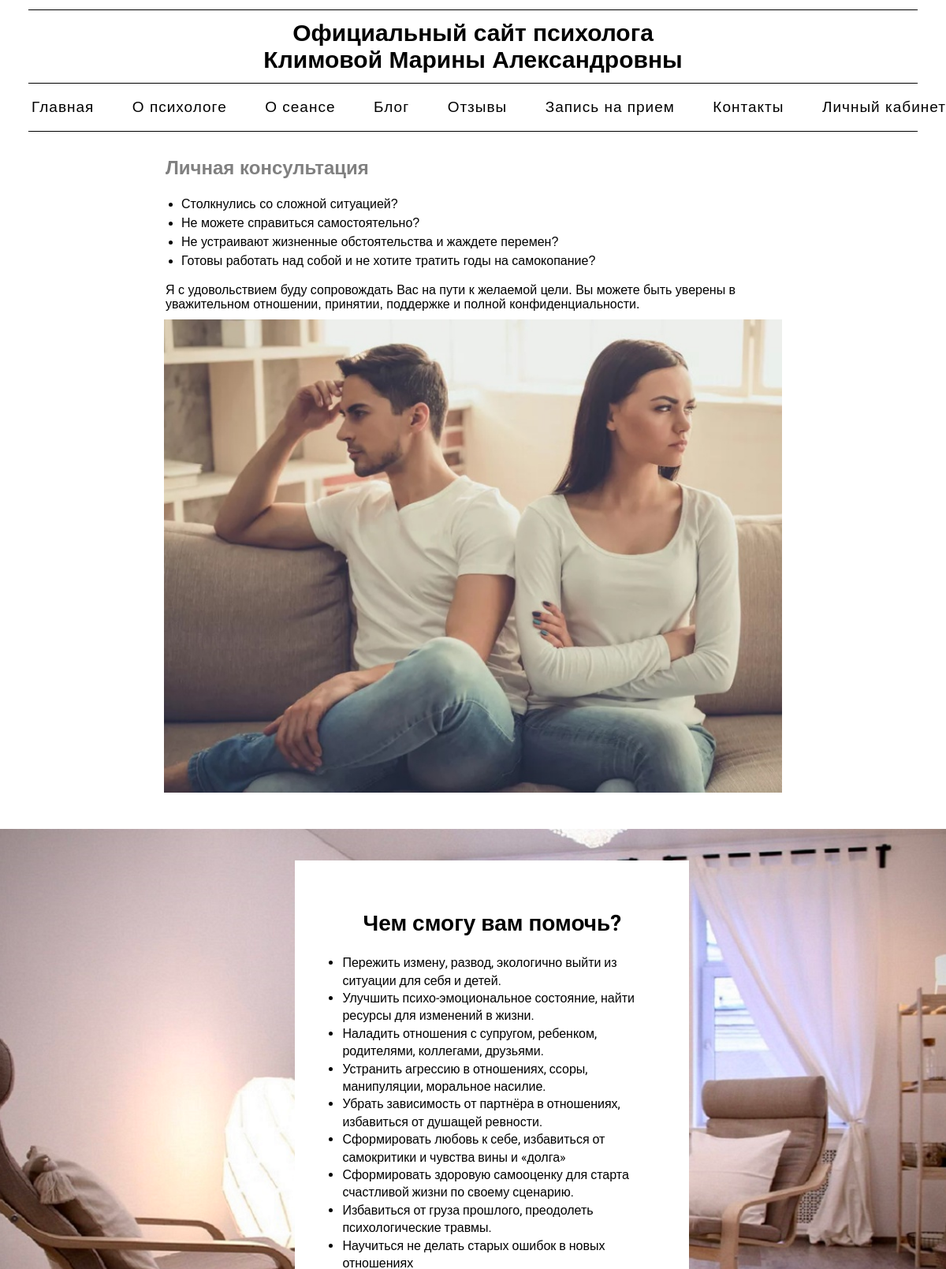
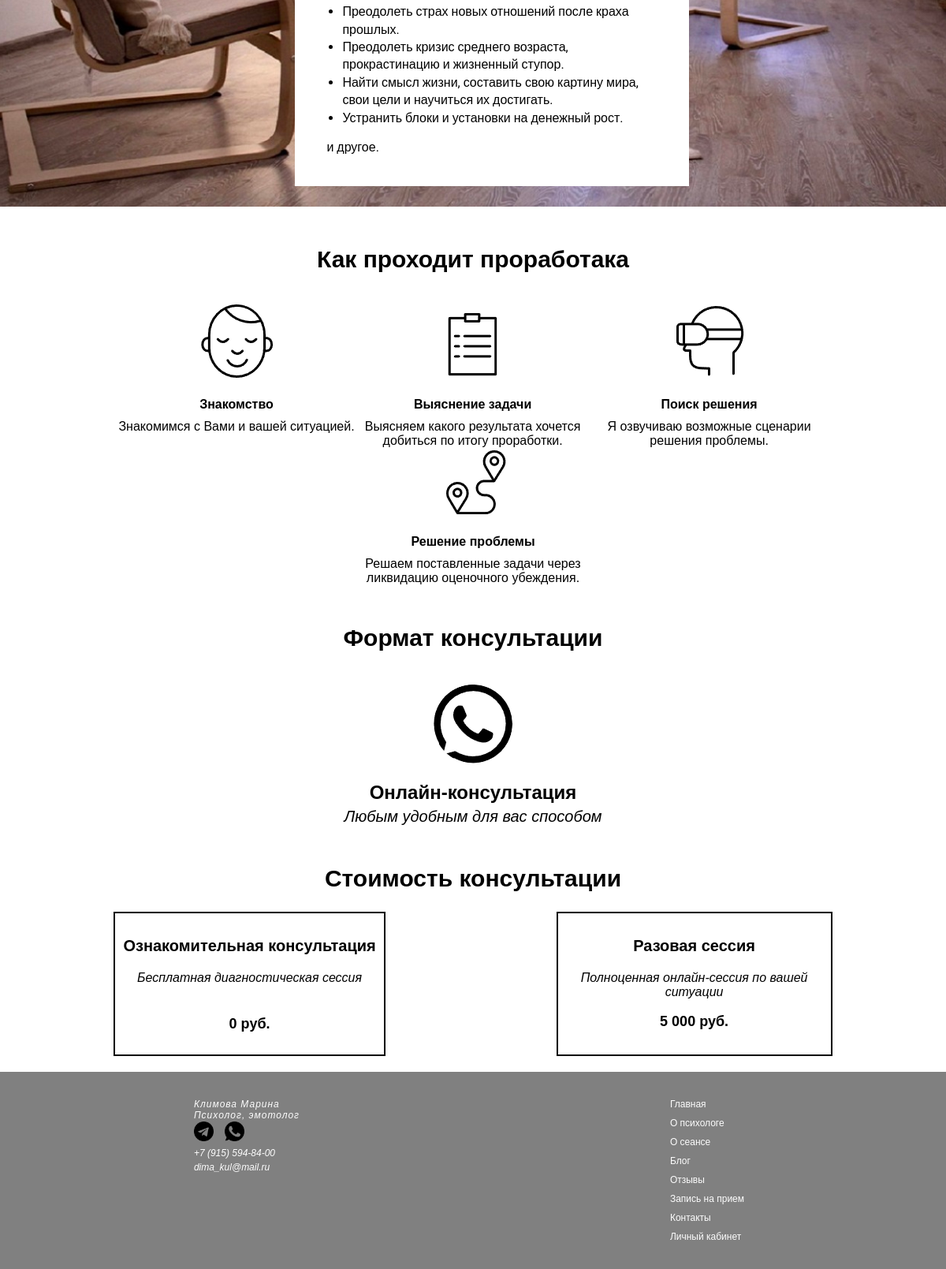
Screenshot of /session/ with the database file from the repository (2 pictures, top to bottom).
### main/models.py (models this page shows)
class Session(models.Model):
    title = models.CharField(max_length=200, verbose_name='Заголовок')
    def __str__(self):
        return f'{self.title}'
    class Meta:
        verbose_name = 'Чем я смогу вам помочь'
        verbose_name_plural = 'Чем я смогу вам помочь'

### main/views.py (the view)
# urls.py: path('session/', views.session, name="session"),
def session(request):
    sessions = Session.objects.all()
    context = {"sessions": sessions}
    return render(request, "main/session.html", context)

### main/templates/main/session.html
{% extends 'main/menu.html' %}
{% block content %}
{% load static %}
<div class="box_session">
    <div class="container_session">
        <div class="text_session">
            <h2>
                Личная консультация
            </h2>
            <ul>
                <li>Столкнулись со сложной ситуацией?</li>
                <li>Не можете справиться самостоятельно?</li>
                <li>Не устраивают жизненные обстоятельства и жаждете перемен?</li>
                <li>Готовы работать над собой и не хотите тратить годы на самокопание?</li>
            </ul>
            <div>
            Я с удовольствием буду сопровождать Вас на пути к желаемой цели. Вы можете быть уверены в уважительном
            отношении, принятии, поддержке и полной конфиденциальности.
            </div>
        </div>
        <div class="img_session1">
            <img src="{% static 'main/background1_session.jpg' %}" alt="Фоновое изображение">
        </div>
    </div>
</div>
<div class="img_session2">
    <div class="box_session">
        <div class="header_session">
            <h2>Чем смогу вам помочь?</h2>
            <ul>
                {% for session in sessions %}
                <li>
                    {{ session }}
                </li>
                {% endfor %}
            </ul>
            и другое.
        </div>
    </div>
</div>
<div class="box2_session">
    <h2>
        Как проходит проработака
    </h2>
    <div class="container2_session">
        <div><img src="{% static 'main/1.png'%}">
            <div class="container2_session_header">
                Знакомство
            </div>
            <div class="container2_session_text">
                Знакомимся с Вами и вашей ситуацией.
            </div>
        </div>
        <div><img src="{% static 'main/2.png'%}">
            <div class="container2_session_header">
                Выяснение задачи
            </div>
            <div class="container2_session_text">
                Выясняем какого результата хочется добиться по итогу проработки.
            </div>
        </div>
        <div><img src="{% static 'main/3.png'%}">
            <div class="container2_session_header">
                Поиск решения
            </div>
            <div class="container2_session_text">
                Я озвучиваю возможные сценарии решения проблемы.
            </div>
        </div>
        <div><img src="{% static 'main/4.png'%}">
            <div class="container2_session_header">
                Решение проблемы
            </div>
            <div class="container2_session_text">
                Решаем поставленные задачи через ликвидацию оценочного убеждения.
            </div>
        </div>
    </div>
</div>
<div class="box2_session">
    <h2>
        Формат консультации
    </h2>
    <div class="img_session_messenger">
        <img src="{% static 'main/messenger.png' %}">
    </div>
    <div class="header_messenger">
        Онлайн-консультация
    </div>
    <div class="text_messenger">
        Любым удобным для вас способом
    </div>
</div>
<div class="box2_session">
    <h2>
        Стоимость консультации
    </h2>
    <div class="container_price">
        <div class="content_price">
            <h3>
                Ознакомительная консультация
            </h3>
            <div>
                Бесплатная диагностическая сессия
            </div>
            <p class="content_price_price">
                <br>0 руб.
            </p>
        </div>
        <div class="content_price">
            <h3>
                Разовая сессия
            </h3>
            <div>
                Полноценная онлайн-сессия по вашей ситуации
            </div>
            <p class="content_price_price">
                5 000 руб.
            </p>
        </div>
    </div>
</div>
{% endblock %}

### main/static/css/style.css (style rules this page uses)
body { background: white; padding: 0; font-family: Arial, Helvetica, sans-serif; max-width: 1600px; min-width: 400px; height: 100%; margin: 0 auto; }
.box_session { margin: 1% 3% 0 3%; position: relative; }
.text_session { width: 420px; }
.container_session { display: flex; flex-wrap: wrap; justify-content:space-between; }
.img_session1 img { width: 100%; height: 600px; margin-bottom: 30px; }
.text_session h2 { color: gray; }
.text_session ul { line-height: 1.5; margin-left: -20px; }
.img_session2 { background-image: url(../main/background2_session.jpg); background-repeat: no-repeat; background-position: center; background-size: cover; width: 100%; height: 820px; }
.header_session { font-family: 'Roboto', sans-serif; background-color: white; position: absolute; top: 40px; left: 32%; padding: 40px; max-width: 500px; box-sizing: border-box; }
.header_session h2 { font-size: 28px; text-align: center; }
.header_session ul { line-height: 1.4; margin-left: -20px; }
.box2_session { margin: 1% 3% 0 3%; }
.box2_session h2 { text-align: center; margin-top: 50px; font-size: 30px; }
.container2_session { display: flex; flex-wrap: wrap; justify-content: center; align-items: baseline; text-align: center; margin-top: 40px; }
.container2_session_header { font-weight: bold; margin-top: 20px; }
.container2_session_text { max-width: 300px; margin-top: 10px; }
.img_session_messenger { text-align: center; }
.header_messenger { text-align: center; font-weight: bold; font-size: 24px; }
.text_messenger { text-align: center; font-size: 20px; margin-top: 5px; margin-bottom: 10px; font-style: italic; }
.container_price { display: flex; justify-content: space-around; flex-wrap: wrap; box-sizing: border-box; margin-bottom: 20px; }
.content_price { border: 2px solid black; max-width: 350px; text-align: center; padding: 10px; box-sizing: border-box; }
.content_price h3 { font-size: 20px; }
.content_price_price { font-weight: bold; font-size: 18px; }
.content_price div { font-style: italic; }
@media (max-width: 1298px) { .img_session1 { padding-top: 10px; } }
@media (max-width: 1298px) { .container_session { justify-content: center; } }
@media (max-width: 1298px) { .text_session { width: 780px; } }
@media (max-width: 1300px) { .header_session { left: 30%; } }

### rows the page displays
Session: title "Пережить измену, развод, экологично выйти из ситуации для себя и детей."
Session: title "Улучшить психо-эмоциональное состояние, найти ресурсы для изменений в жизни."
Session: title "Наладить отношения с супругом, ребенком, родителями, коллегами, друзьями."
Session: title "Устранить агрессию в отношениях, ссоры, манипуляции, моральное насилие."
Session: title "Убрать зависимость от партнёра в отношениях, избавиться от душащей ревности."
Session: title "Сформировать любовь к себе, избавиться от самокритики и чувства вины и «долга»"
Session: title "Сформировать здоровую самооценку для старта счастливой жизни по своему сценарию."
Session: title "Избавиться от груза прошлого, преодолеть психологические травмы."
Session: title "Научиться не делать старых ошибок в новых отношениях"
Session: title "Преодолеть страх новых отношений после краха прошлых."
Session: title "Преодолеть кризис среднего возраста, прокрастинацию и жизненный ступор."
Session: title "Найти смысл жизни, составить свою картину мира, свои цели и научиться их достигать."
Session: title "Устранить блоки и установки на денежный рост."
